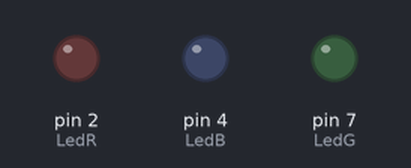
Bench run of a sketch on a simulated Arduino Uno, built with avr-gcc and run on an emulated ATmega328P. Parts: output pins drawn as LEDs (lit = HIGH). What the sketch prints to the serial monitor is not drawn.

Above: at 1.2 s.
At 10.3 s:
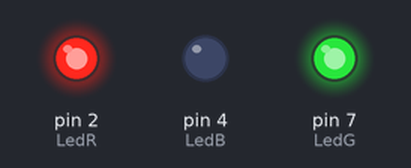
At 15.5 s:
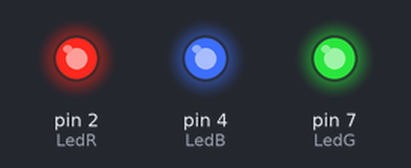
At 20.7 s:
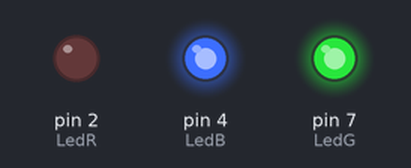
At 25.8 s:
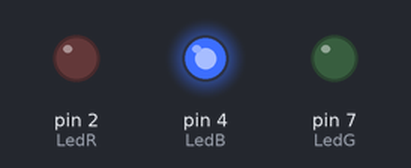
At 36.2 s:
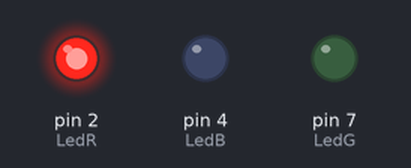
Timing chart, 0 to 40.4 s (numbered marks = the images above):
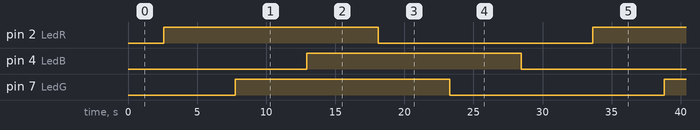

Measured:
- by itself, pin 2 (LedR), pin 4 (LedB), pin 7 (LedG): alternates HIGH for 15.5 s and LOW for 15.5 s
- by itself, everything shown: repeats every 31.1 s, in 6 steps

The sketch:

codigo.ino
```cpp
#define LedR 2
#define LedG 7
#define LedB 4

void setup()
{
  pinMode(LedR, OUTPUT);
  pinMode(LedG, OUTPUT);
  pinMode(LedB, OUTPUT);

  Serial.begin(9600);
}

void loop()
{
  for (int x = 0; x <= 255; x++)
  {
  	analogWrite(LedR, x);
    Serial.print("R Up: ");
    Serial.println(x);
    delay(20);
  }

  for (int x = 0; x <= 255; x++)
  {
  	analogWrite(LedG, x);
    Serial.print("G Up: ");
    Serial.println(x);
    delay(20);
  }

  for (int x = 0; x <= 255; x++)
  {
  	analogWrite(LedB, x);
    Serial.print("B Up: ");
    Serial.println(x);
    delay(20);
  }


  for (int x = 255; x >= 0; x--)
  {
  	analogWrite(LedR, x);
    Serial.print("R Down: ");
    Serial.println(x);
    delay(20);
  }

  for (int x = 255; x >= 0; x--)
  {
  	analogWrite(LedG, x);
    Serial.print("G Down: ");
    Serial.println(x);
    delay(20);
  }

  for (int x = 255; x >= 0; x--)
  {
  	analogWrite(LedB, x);
    Serial.print("B Down: ");
    Serial.println(x);
    delay(20);
  }
}
```
